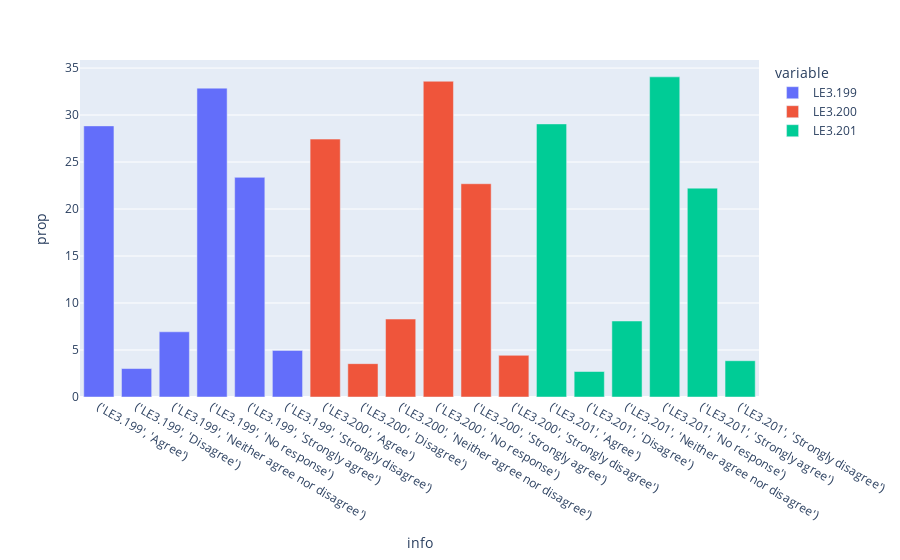

The code cell stored with this chart in its notebook:
### Code cell
px.bar(yes_next_2, 
       x='info', 
       y= 'prop',
      color='variable')

### Figure 1 — Plotly figure (JSON) as saved in the notebook; plotly's stock layout.template omitted (floating-point values rounded to 4 significant figures)
{"data": [{"alignmentgroup": "True", "hovertemplate": "variable=LE3.199<br>info=%{x}<br>prop=%{y}<extra></extra>", "legendgroup": "LE3.199", "marker": {"color": "#636efa", "pattern": {"shape": ""}}, "name": "LE3.199", "offsetgroup": "LE3.199", "orientation": "v", "showlegend": true, "textposition": "auto", "type": "bar", "x": ["('LE3.199', 'Agree')", "('LE3.199', 'Disagree')", "('LE3.199', 'Neither agree nor disagree')", "('LE3.199', 'No response')", "('LE3.199', 'Strongly agree')", "('LE3.199', 'Strongly disagree')"], "xaxis": "x", "y": [28.85, 3.026, 6.938, 32.86, 23.37, 4.956], "yaxis": "y"}, {"alignmentgroup": "True", "hovertemplate": "variable=LE3.200<br>info=%{x}<br>prop=%{y}<extra></extra>", "legendgroup": "LE3.200", "marker": {"color": "#EF553B", "pattern": {"shape": ""}}, "name": "LE3.200", "offsetgroup": "LE3.200", "orientation": "v", "showlegend": true, "textposition": "auto", "type": "bar", "x": ["('LE3.200', 'Agree')", "('LE3.200', 'Disagree')", "('LE3.200', 'Neither agree nor disagree')", "('LE3.200', 'No response')", "('LE3.200', 'Strongly agree')", "('LE3.200', 'Strongly disagree')"], "xaxis": "x", "y": [27.44, 3.547, 8.294, 33.59, 22.69, 4.434], "yaxis": "y"}, {"alignmentgroup": "True", "hovertemplate": "variable=LE3.201<br>info=%{x}<br>prop=%{y}<extra></extra>", "legendgroup": "LE3.201", "marker": {"color": "#00cc96", "pattern": {"shape": ""}}, "name": "LE3.201", "offsetgroup": "LE3.201", "orientation": "v", "showlegend": true, "textposition": "auto", "type": "bar", "x": ["('LE3.201', 'Agree')", "('LE3.201', 'Disagree')", "('LE3.201', 'Neither agree nor disagree')", "('LE3.201', 'No response')", "('LE3.201', 'Strongly agree')", "('LE3.201', 'Strongly disagree')"], "xaxis": "x", "y": [29.06, 2.713, 8.086, 34.06, 22.22, 3.86], "yaxis": "y"}], "layout": {"autosize": true, "barmode": "relative", "legend": {"title": {"text": "variable"}, "tracegroupgap": 0}, "margin": {"t": 60}, "xaxis": {"anchor": "y", "autorange": true, "domain": [0, 1], "range": [-0.5, 17.5], "title": {"text": "info"}, "type": "category"}, "yaxis": {"anchor": "x", "autorange": true, "domain": [0, 1], "range": [0, 35.86], "title": {"text": "prop"}, "type": "linear"}}}
